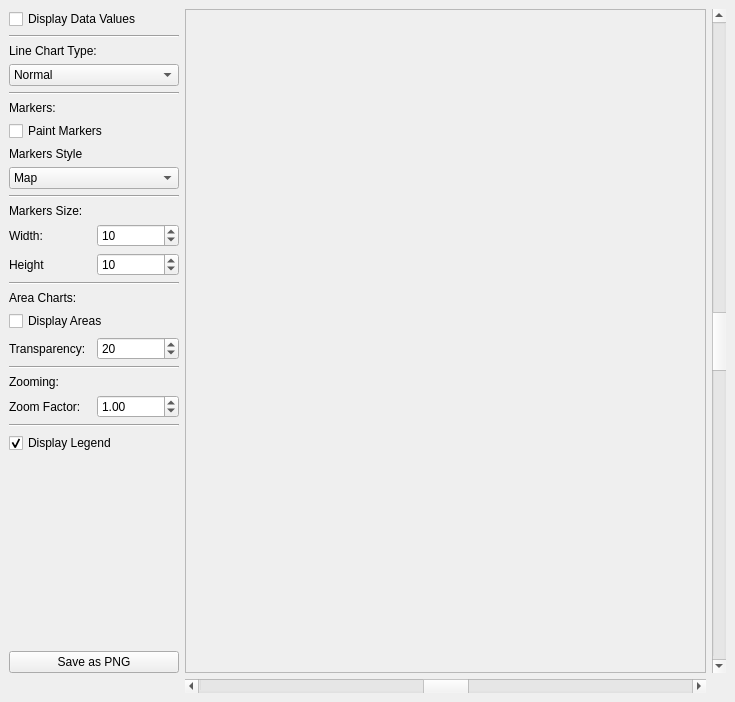
<ui version="4.0" >
 <class>MainWindow</class>
 <widget class="QWidget" name="MainWindow" >
  <property name="geometry" >
   <rect>
    <x>0</x>
    <y>0</y>
    <width>735</width>
    <height>702</height>
   </rect>
  </property>
  <property name="windowTitle" >
   <string>KD Chart drawing into a foreign QPainter </string>
  </property>
  <layout class="QGridLayout" >
   <property name="margin" >
    <number>9</number>
   </property>
   <property name="spacing" >
    <number>6</number>
   </property>
   <item row="0" column="2" >
    <widget class="QScrollBar" name="vSBar" >
     <property name="maximum" >
      <number>999</number>
     </property>
     <property name="singleStep" >
      <number>10</number>
     </property>
     <property name="pageStep" >
      <number>100</number>
     </property>
     <property name="value" >
      <number>500</number>
     </property>
     <property name="orientation" >
      <enum>Qt::Vertical</enum>
     </property>
    </widget>
   </item>
   <item row="1" column="1" >
    <widget class="QScrollBar" name="hSBar" >
     <property name="maximum" >
      <number>999</number>
     </property>
     <property name="singleStep" >
      <number>10</number>
     </property>
     <property name="pageStep" >
      <number>100</number>
     </property>
     <property name="value" >
      <number>500</number>
     </property>
     <property name="orientation" >
      <enum>Qt::Horizontal</enum>
     </property>
    </widget>
   </item>
   <item row="0" column="1" >
    <widget class="QSplitter" name="splitter" >
     <property name="orientation" >
      <enum>Qt::Horizontal</enum>
     </property>
     <widget class="QFrame" name="chartFrame" >
      <property name="minimumSize" >
       <size>
        <width>300</width>
        <height>400</height>
       </size>
      </property>
      <property name="frameShape" >
       <enum>QFrame::StyledPanel</enum>
      </property>
      <property name="frameShadow" >
       <enum>QFrame::Raised</enum>
      </property>
     </widget>
    </widget>
   </item>
   <item row="0" column="0" >
    <layout class="QVBoxLayout" >
     <property name="margin" >
      <number>0</number>
     </property>
     <property name="spacing" >
      <number>6</number>
     </property>
     <item>
      <widget class="QCheckBox" name="paintValuesCB" >
       <property name="text" >
        <string>Display Data Values</string>
       </property>
      </widget>
     </item>
     <item>
      <widget class="Line" name="line_3" >
       <property name="orientation" >
        <enum>Qt::Horizontal</enum>
       </property>
      </widget>
     </item>
     <item>
      <layout class="QVBoxLayout" >
       <property name="margin" >
        <number>0</number>
       </property>
       <property name="spacing" >
        <number>6</number>
       </property>
       <item>
        <widget class="QLabel" name="lineTypeLB" >
         <property name="text" >
          <string>Line Chart Type:</string>
         </property>
        </widget>
       </item>
       <item>
        <widget class="QComboBox" name="lineTypeCB" >
         <item>
          <property name="text" >
           <string>Normal</string>
          </property>
         </item>
         <item>
          <property name="text" >
           <string>Stacked</string>
          </property>
         </item>
         <item>
          <property name="text" >
           <string>Percent</string>
          </property>
         </item>
        </widget>
       </item>
      </layout>
     </item>
     <item>
      <widget class="Line" name="line_2" >
       <property name="orientation" >
        <enum>Qt::Horizontal</enum>
       </property>
      </widget>
     </item>
     <item>
      <layout class="QVBoxLayout" >
       <property name="margin" >
        <number>0</number>
       </property>
       <property name="spacing" >
        <number>6</number>
       </property>
       <item>
        <widget class="QLabel" name="markersLB" >
         <property name="text" >
          <string>Markers:</string>
         </property>
        </widget>
       </item>
       <item>
        <widget class="QCheckBox" name="paintMarkersCB" >
         <property name="text" >
          <string>Paint Markers</string>
         </property>
        </widget>
       </item>
       <item>
        <widget class="QLabel" name="markersStyleLB" >
         <property name="text" >
          <string>Markers Style</string>
         </property>
        </widget>
       </item>
       <item>
        <widget class="QComboBox" name="markersStyleCB" >
         <item>
          <property name="text" >
           <string>Map</string>
          </property>
         </item>
         <item>
          <property name="text" >
           <string>Circle</string>
          </property>
         </item>
         <item>
          <property name="text" >
           <string>Square</string>
          </property>
         </item>
         <item>
          <property name="text" >
           <string>Diamond</string>
          </property>
         </item>
         <item>
          <property name="text" >
           <string>1 Pixel</string>
          </property>
         </item>
         <item>
          <property name="text" >
           <string>4 Pixels</string>
          </property>
         </item>
         <item>
          <property name="text" >
           <string>Ring</string>
          </property>
         </item>
         <item>
          <property name="text" >
           <string>Cross</string>
          </property>
         </item>
         <item>
          <property name="text" >
           <string>Fast Cross</string>
          </property>
         </item>
        </widget>
       </item>
      </layout>
     </item>
     <item>
      <widget class="Line" name="line_4" >
       <property name="orientation" >
        <enum>Qt::Horizontal</enum>
       </property>
      </widget>
     </item>
     <item>
      <layout class="QVBoxLayout" >
       <property name="margin" >
        <number>0</number>
       </property>
       <property name="spacing" >
        <number>6</number>
       </property>
       <item>
        <widget class="QLabel" name="markersSizeLB" >
         <property name="text" >
          <string>Markers Size:</string>
         </property>
        </widget>
       </item>
       <item>
        <layout class="QHBoxLayout" >
         <property name="margin" >
          <number>0</number>
         </property>
         <property name="spacing" >
          <number>6</number>
         </property>
         <item>
          <layout class="QVBoxLayout" >
           <property name="margin" >
            <number>0</number>
           </property>
           <property name="spacing" >
            <number>6</number>
           </property>
           <item>
            <widget class="QLabel" name="markersWidthLB" >
             <property name="text" >
              <string>Width:</string>
             </property>
            </widget>
           </item>
           <item>
            <widget class="QLabel" name="markersHeightLB" >
             <property name="text" >
              <string>Height</string>
             </property>
            </widget>
           </item>
          </layout>
         </item>
         <item>
          <layout class="QVBoxLayout" >
           <property name="margin" >
            <number>0</number>
           </property>
           <property name="spacing" >
            <number>6</number>
           </property>
           <item>
            <widget class="QSpinBox" name="markersWidthSB" >
             <property name="value" >
              <number>10</number>
             </property>
            </widget>
           </item>
           <item>
            <widget class="QSpinBox" name="markersHeightSB" >
             <property name="value" >
              <number>10</number>
             </property>
            </widget>
           </item>
          </layout>
         </item>
        </layout>
       </item>
      </layout>
     </item>
     <item>
      <widget class="Line" name="line_5" >
       <property name="orientation" >
        <enum>Qt::Horizontal</enum>
       </property>
      </widget>
     </item>
     <item>
      <layout class="QVBoxLayout" >
       <property name="margin" >
        <number>0</number>
       </property>
       <property name="spacing" >
        <number>6</number>
       </property>
       <item>
        <widget class="QLabel" name="AreaChartLB" >
         <property name="text" >
          <string>Area Charts:</string>
         </property>
        </widget>
       </item>
       <item>
        <widget class="QCheckBox" name="displayAreasCB" >
         <property name="text" >
          <string>Display Areas</string>
         </property>
        </widget>
       </item>
       <item>
        <layout class="QHBoxLayout" >
         <property name="margin" >
          <number>0</number>
         </property>
         <property name="spacing" >
          <number>6</number>
         </property>
         <item>
          <widget class="QLabel" name="transparencyLB" >
           <property name="text" >
            <string>Transparency:</string>
           </property>
          </widget>
         </item>
         <item>
          <widget class="QSpinBox" name="transparencySB" >
           <property name="maximum" >
            <number>255</number>
           </property>
           <property name="value" >
            <number>20</number>
           </property>
          </widget>
         </item>
        </layout>
       </item>
      </layout>
     </item>
     <item>
      <widget class="Line" name="line" >
       <property name="orientation" >
        <enum>Qt::Horizontal</enum>
       </property>
      </widget>
     </item>
     <item>
      <layout class="QVBoxLayout" >
       <property name="margin" >
        <number>0</number>
       </property>
       <property name="spacing" >
        <number>6</number>
       </property>
       <item>
        <widget class="QLabel" name="zoomingLB" >
         <property name="text" >
          <string>Zooming:</string>
         </property>
        </widget>
       </item>
       <item>
        <layout class="QHBoxLayout" >
         <property name="margin" >
          <number>0</number>
         </property>
         <property name="spacing" >
          <number>6</number>
         </property>
         <item>
          <widget class="QLabel" name="zoomFactorLB" >
           <property name="text" >
            <string>Zoom Factor:</string>
           </property>
          </widget>
         </item>
         <item>
          <widget class="QDoubleSpinBox" name="zoomFactorSB" >
           <property name="maximum" >
            <double>9.900000000000000</double>
           </property>
           <property name="minimum" >
            <double>0.010000000000000</double>
           </property>
           <property name="singleStep" >
            <double>0.100000000000000</double>
           </property>
           <property name="value" >
            <double>1.000000000000000</double>
           </property>
          </widget>
         </item>
        </layout>
       </item>
      </layout>
     </item>
     <item>
      <widget class="Line" name="line_6" >
       <property name="orientation" >
        <enum>Qt::Horizontal</enum>
       </property>
      </widget>
     </item>
     <item>
      <widget class="QCheckBox" name="paintLegendCB" >
       <property name="text" >
        <string>Display Legend</string>
       </property>
       <property name="checked" >
        <bool>true</bool>
       </property>
      </widget>
     </item>
     <item>
      <spacer>
       <property name="orientation" >
        <enum>Qt::Vertical</enum>
       </property>
       <property name="sizeHint" >
        <size>
         <width>170</width>
         <height>16</height>
        </size>
       </property>
      </spacer>
     </item>
     <item>
      <widget class="QPushButton" name="savePB" >
       <property name="text" >
        <string>Save as PNG</string>
       </property>
      </widget>
     </item>
    </layout>
   </item>
  </layout>
 </widget>
 <resources>
  <include location="DrawIntoPainter.qrc" />
 </resources>
 <connections/>
</ui>
